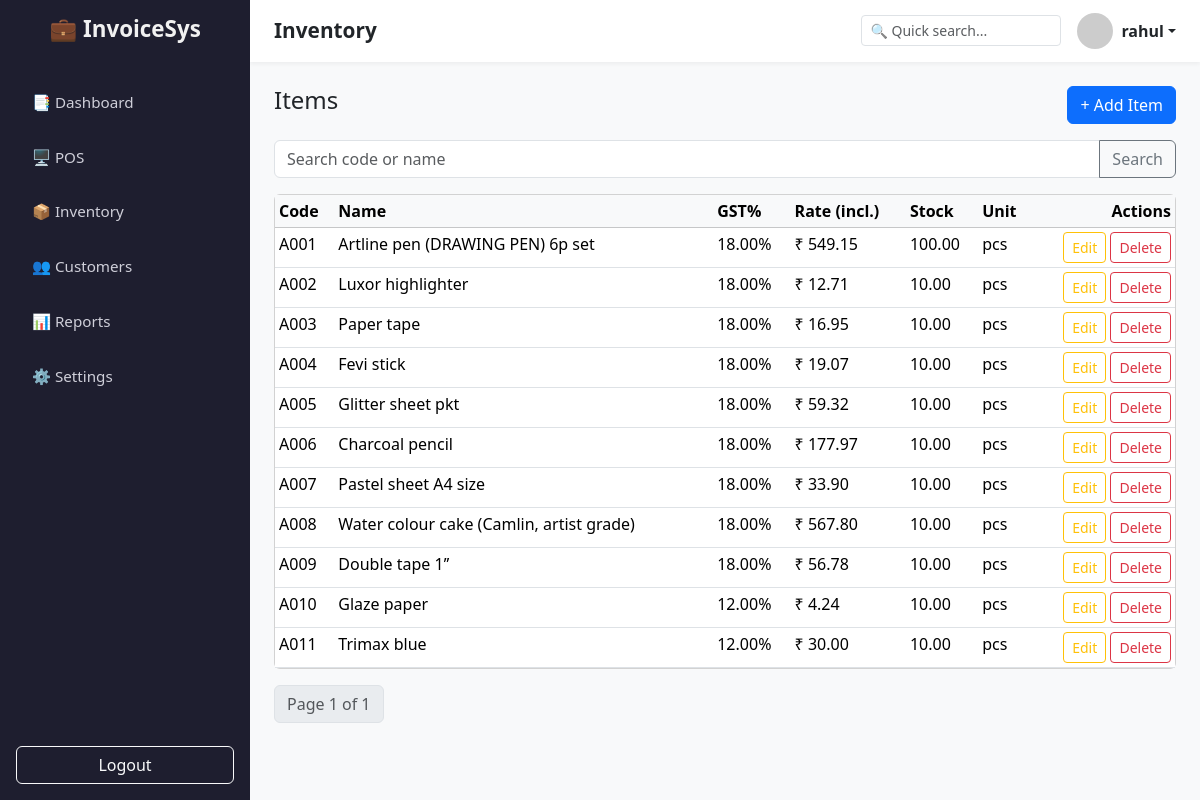
Screenshot of /inventory/ (signed in) with the database file from the repository.
### inventory/models.py (models this page shows, shortened)
class Item(models.Model):
    user = models.ForeignKey(
        settings.AUTH_USER_MODEL,
        on_delete=models.CASCADE,
        related_name="items"
    )
    code = models.CharField(max_length=32)
    name = models.CharField(max_length=200)
    description = models.TextField(blank=True)
    gst_rate = models.DecimalField(max_digits=5, decimal_places=2, default=18.00)  # percent
    rate_incl = models.DecimalField("Rate (incl. tax)", max_digits=12, decimal_places=2)
    unit = models.CharField(max_length=32, default="pcs")
    stock_quantity = models.DecimalField(max_digits=12, decimal_places=2, default=0)
    reorder_level = models.DecimalField(max_digits=12, decimal_places=2, default=0)
    is_active = models.BooleanField(default=True)
    created_at = models.DateTimeField(auto_now_add=True)
    updated_at = models.DateTimeField(auto_now=True)
    class Meta:
        ordering = ["code", "name"]

### inventory/views.py (the view)
# urls.py: path("", views.item_list, name="list"),
@login_required(login_url="/login")
def item_list(request):
    q = request.GET.get("q", "").strip()
    items = Item.objects.filter(user=request.user, is_active=True)
    if q:
        items = items.filter(Q(code__icontains=q) | Q(name__icontains=q))
    paginator = Paginator(items, 25)
    items_page = paginator.get_page(request.GET.get("page"))
    return render(request, "inventory/item_list.html", {"items": items_page, "q": q})

### inventory/templates/inventory/item_list.html (shortened to what this page needs)
{% extends "base.html" %}
{% block page_title %}Inventory{% endblock %}
{% block content %}
<div class="d-flex justify-content-between align-items-center mb-3">
  <h4>Items</h4>
  <a href="{% url 'inventory:create' %}" class="btn btn-primary">+ Add Item</a>
</div>
<form method="get" class="mb-3">
  <div class="input-group">
    <input type="text" name="q" value="{{ q }}" placeholder="Search code or name" class="form-control">
    <button class="btn btn-outline-secondary">Search</button>
  </div>
</form>
<div class="card">
  <div class="table-responsive">
    <table class="table table-sm table-hover mb-0">
      <thead class="table-light">
        <tr>
          <th>Code</th>
          <th>Name</th>
          <th>GST%</th>
          <th>Rate (incl.)</th>
          <th>Stock</th>
          <th>Unit</th>
          <th class="text-end">Actions</th>
        </tr>
      </thead>
      <tbody>
        {% for item in items %}
        <tr>
          <td>{{ item.code }}</td>
          <td>{{ item.name }}</td>
          <td>{{ item.gst_rate }}%</td>
          <td>₹ {{ item.rate_incl }}</td>
          <td>{{ item.stock_quantity }}</td>
          <td>{{ item.unit }}</td>
          <td class="text-end">
            <a href="{% url 'inventory:edit' item.pk %}" class="btn btn-sm btn-outline-warning">Edit</a>
            <a href="{% url 'inventory:delete' item.pk %}" class="btn btn-sm btn-outline-danger">Delete</a>
          </td>
        </tr>
        {% empty %}
        <tr><td colspan="7" class="text-center text-muted">No items</td></tr>
        {% endfor %}
      </tbody>
    </table>
  </div>
</div>
<nav class="mt-3">
  <ul class="pagination">
    <li class="page-item disabled"><a class="page-link">Page {{ items.number }} of {{ items.paginator.num_pages }}</a></li>
  </ul>
</nav>
{% endblock %}

### templates/base.html (shortened to what this page needs)
{% load static %}
<!DOCTYPE html>
<html lang="en">
<head>
    <link href="https://cdn.jsdelivr.net/npm/bootstrap@5.3.2/dist/css/bootstrap.min.css" rel="stylesheet">
</head>
<body>
    <aside class="sidebar">
        <h2>💼 InvoiceSys</h2>
        <nav class="nav flex-column">
            <a class="nav-link {% if request.resolver_match.url_name == 'dashboard' %}active{% endif %}"
               href="{% url 'dashboard' %}">📑 Dashboard</a>
            <a class="nav-link" href="{% url 'pos' 'new' %}">🖥️ POS</a>
            <a class="nav-link" href="{% url 'inventory:list' %}">📦 Inventory</a>
            <a class="nav-link" href="{% url 'customer:list' %}">👥 Customers</a>
            <a class="nav-link" href="#">📊 Reports</a>
            <a class="nav-link" href="#">⚙️ Settings</a>
        </nav>
        <div class="mt-auto">
            <a href="#" class="btn btn-outline-light w-100 mt-3">Logout</a>
        </div>
    </aside>
    <div class="main-content">
        <header class="topbar">
            <h3>{% block page_title %}Dashboard{% endblock %}</h3>
            <div class="d-flex align-items-center gap-3">
                <input type="text" class="form-control form-control-sm" placeholder="🔍 Quick search..." style="width: 200px;">
                <div class="dropdown">
                    <a href="#" class="d-flex align-items-center text-dark text-decoration-none dropdown-toggle"
                       id="dropdownUser" data-bs-toggle="dropdown" aria-expanded="false">
                        <img src="https://ui-avatars.com/api/?name={{ request.user.username|urlencode }}"
                             alt="User Avatar" class="rounded-circle me-2" width="36">
                        <strong>{{ request.user.username }}</strong>
                    </a>
                </div>
            </div>
        </header>
        <main class="content">
            {% block content %}{% endblock %}
        </main>
    </div>
</body>
</html>

### templates/base.html (style rules this page uses)
body { margin: 0; height: 100vh; display: flex; font-family: "Segoe UI", Arial, sans-serif; overflow: hidden; }
.sidebar { width: 250px; background: #1e1e2f; color: white; display: flex; flex-direction: column; padding: 1rem; }
.sidebar h2 { font-size: 1.4rem; margin-bottom: 2rem; text-align: center; font-weight: 600; color: #f1f1f1; }
.sidebar .nav-link { color: #cfcfd9; margin: 0.3rem 0; padding: 0.7rem 1rem; border-radius: 8px; transition: 0.3s; display: flex; align-items: center; gap: 8px; font-size: 0.95rem; }
.main-content { flex: 1; background: #f8f9fa; display: flex; flex-direction: column; overflow: hidden; }
.topbar { background: white; padding: 0.8rem 1.5rem; box-shadow: 0 2px 4px rgba(0,0,0,0.05); display: flex; justify-content: space-between; align-items: center; }
.topbar h3 { margin: 0; font-size: 1.3rem; font-weight: 600; }
.content { flex: 1; padding: 1.5rem; overflow-y: auto; }

### rows the page displays
Item: code "A001", name "Artline pen (DRAWING PEN) 6p set", gst_rate "18.00", rate_incl "549.15", stock_quantity "100.00", unit "pcs"
Item: code "A002", name "Luxor highlighter", gst_rate "18.00", rate_incl "12.71", stock_quantity "10.00", unit "pcs"
Item: code "A003", name "Paper tape", gst_rate "18.00", rate_incl "16.95", stock_quantity "10.00", unit "pcs"
Item: code "A004", name "Fevi stick", gst_rate "18.00", rate_incl "19.07", stock_quantity "10.00", unit "pcs"
Item: code "A005", name "Glitter sheet pkt", gst_rate "18.00", rate_incl "59.32", stock_quantity "10.00", unit "pcs"
Item: code "A006", name "Charcoal pencil", gst_rate "18.00", rate_incl "177.97", stock_quantity "10.00", unit "pcs"
Item: code "A007", name "Pastel sheet A4 size", gst_rate "18.00", rate_incl "33.90", stock_quantity "10.00", unit "pcs"
Item: code "A008", name "Water colour cake (Camlin, artist grade)", gst_rate "18.00", rate_incl "567.80", stock_quantity "10.00", unit "pcs"
Item: code "A009", name "Double tape 1’’", gst_rate "18.00", rate_incl "56.78", stock_quantity "10.00", unit "pcs"
Item: code "A010", name "Glaze paper", gst_rate "12.00", rate_incl "4.24", stock_quantity "10.00", unit "pcs"
Item: code "A011", name "Trimax blue", gst_rate "12.00", rate_incl "30.00", stock_quantity "10.00", unit "pcs"

### other values shown
{{ request.user.username }} "rahul"
{{ items.number }} "1"
{{ items.paginator.num_pages }} "1"
